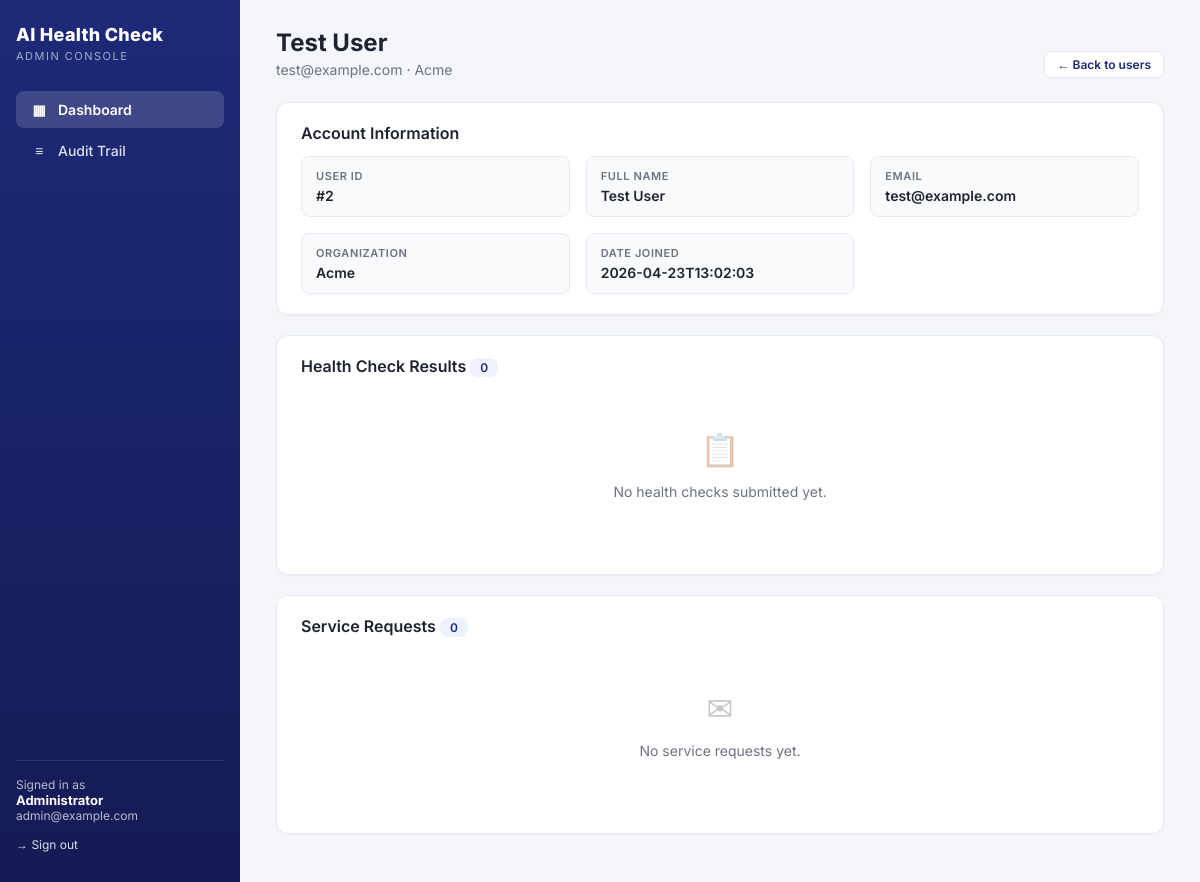
The app's page /admin/user/2 (signed in) with its own data.
### tables this page shows
CREATE TABLE users (
            id INTEGER PRIMARY KEY AUTOINCREMENT,
            name TEXT NOT NULL,
            email TEXT NOT NULL UNIQUE,
            password TEXT NOT NULL,
            organization TEXT NOT NULL,
            date_joined TEXT
        );

### main.py (the view)
@app.route('/admin/user/<int:user_id>')
@admin_required
def admin_user_detail(user_id):
    conn = sqlite3.connect(DB_NAME)
    c = conn.cursor()
    c.execute('SELECT id, name, email, organization, date_joined FROM users WHERE id = ?',
              (user_id,))
    user = c.fetchone()
    if not user:
        conn.close()
        return "User not found", 404
    c.execute('''SELECT score, message, next_step, date_submitted
                 FROM health_check_results WHERE user_id = ?
                 ORDER BY date_submitted DESC''', (user_id,))
    health_checks = c.fetchall()
    c.execute('''SELECT service_type, date_submitted FROM upgrade_requests
                 WHERE user_id = ? ORDER BY date_submitted DESC''', (user_id,))
    requests_list = c.fetchall()
    conn.close()
    log_audit('admin', session.get('admin_id'), session.get('admin_email'),
              'VIEW_USER_DETAIL', f'User ID: {user_id}, Email: {user[2]}')
    return render_template('admin_user_detail.html', user=user,
                           health_checks=health_checks, requests_list=requests_list)

### main.py (called while the page is built)
def log_audit(actor_type, actor_id, actor_email, action, details=None):
    try:
        conn = sqlite3.connect(DB_NAME)
        c = conn.cursor()
        c.execute('''
            INSERT INTO audit_logs
                (timestamp, actor_type, actor_id, actor_email, action, details, ip_address)
            VALUES (?, ?, ?, ?, ?, ?, ?)
        ''', (datetime.datetime.now().isoformat(), actor_type, actor_id,
              actor_email, action, details, request.remote_addr if request else None))
        conn.commit()
        conn.close()
    except Exception as e:
        print(f"Audit log error: {e}")

def admin_required(f):
    @wraps(f)
    def wrapper(*args, **kwargs):
        if not session.get('admin_id'):
            return redirect(url_for('admin_login'))
        return f(*args, **kwargs)
    return wrapper

### templates/admin_user_detail.html (shortened to what this page needs)
{% extends "admin_base.html" %}
{% set active = 'dashboard' %}
{% block content %}
<div class="page-head">
    <div>
        <h1>{{ user[1] }}</h1>
        <p>{{ user[2] }} · {{ user[3] }}</p>
    </div>
    <div>
        <a href="{{ url_for('admin_dashboard') }}" class="btn secondary sm">← Back to users</a>
    </div>
</div>
<div class="card">
    <h2>Account Information</h2>
    <div class="info-grid">
        <div class="info-item"><div class="k">User ID</div><div class="v">#{{ user[0] }}</div></div>
        <div class="info-item"><div class="k">Full Name</div><div class="v">{{ user[1] }}</div></div>
        <div class="info-item"><div class="k">Email</div><div class="v">{{ user[2] }}</div></div>
        <div class="info-item"><div class="k">Organization</div><div class="v">{{ user[3] }}</div></div>
        <div class="info-item"><div class="k">Date Joined</div><div class="v">{{ user[4][:19] if user[4] else '-' }}</div></div>
    </div>
</div>
<div class="card">
    <h2>Health Check Results <span class="pill">{{ health_checks|length }}</span></h2>
    {% if health_checks %}
    <div class="table-wrap">
    <table class="tbl">
        <thead>
            <tr><th>Date</th><th>Score</th><th>Message</th><th>Recommended Next Steps</th></tr>
        </thead>
        <tbody>
        {% for h in health_checks %}
            <tr>
                <td>{{ h[3][:19] if h[3] else '' }}</td>
                <td><span class="pill">{{ h[0] }}/10</span></td>
                <td><pre class="preserve">{{ h[1] }}</pre></td>
                <td><pre class="preserve">{{ h[2] }}</pre></td>
            </tr>
        {% endfor %}
        </tbody>
    </table>
    </div>
    {% else %}
        <div class="empty"><div class="ico">📋</div><p>No health checks submitted yet.</p></div>
    {% endif %}
</div>
<div class="card">
    <h2>Service Requests <span class="pill">{{ requests_list|length }}</span></h2>
    {% if requests_list %}
    <div class="table-wrap">
    <table class="tbl">
        <thead><tr><th>Date</th><th>Service</th></tr></thead>
        <tbody>
        {% for r in requests_list %}
            <tr>
                <td>{{ r[1][:19] if r[1] else '' }}</td>
                <td>{{ r[0] }}</td>
            </tr>
        {% endfor %}
        </tbody>
    </table>
    </div>
    {% else %}
        <div class="empty"><div class="ico">✉</div><p>No service requests yet.</p></div>
    {% endif %}
</div>
{% endblock %}

### templates/admin_base.html (style rules this page uses)
:root { --primary: #1e2a78; --primary-dark: #141b54; --accent: #ffb347; --accent-dark: #ff9e1b; --bg: #f4f6fb; --card: #ffffff; --text: #1d2330; --muted: #6b7280; --border: #e5e9f2; --success: #10b981; --danger: #ef4444; --warning: #f59e0b; }
* { box-sizing: border-box; }
body { margin: 0; font-family: 'Inter', system-ui, sans-serif; background: var(--bg); color: var(--text); font-size: 14px; }
a { color: var(--primary); text-decoration: none; }
.page-head { display: flex; justify-content: space-between; align-items: end; margin-bottom: 24px; flex-wrap: wrap; gap: 12px; }
.page-head h1 { margin: 0 0 4px; font-size: 24px; font-weight: 700; }
.page-head p { margin: 0; color: var(--muted); }
.card { background: var(--card); border-radius: 12px; box-shadow: 0 1px 3px rgba(0,0,0,0.04); border: 1px solid var(--border); padding: 20px 24px; margin-bottom: 20px; }
.card h2 { margin-top: 0; font-size: 16px; font-weight: 600; }
.pill { background: #eef2ff; color: var(--primary); border-radius: 8px; padding: 2px 10px; font-weight: 600; font-size: 12px; }
.btn { display: inline-block; padding: 8px 16px; background: var(--primary); color: #fff; border: none; border-radius: 7px; font-weight: 600; font-size: 13px; cursor: pointer; font-family: inherit; transition: background 0.15s, transform 0.05s; }
.btn.secondary { background: #fff; color: var(--primary); border: 1px solid var(--border); }
.btn.sm { padding: 5px 12px; font-size: 12px; }
.empty { text-align: center; padding: 40px 20px; color: var(--muted); }
.empty .ico { font-size: 32px; opacity: 0.4; margin-bottom: 8px; }
.info-grid { display: grid; grid-template-columns: repeat(auto-fit, minmax(220px, 1fr)); gap: 16px; margin-top: 8px; }
.info-item { padding: 12px 14px; background: #f9fafc; border-radius: 8px; border: 1px solid var(--border); }
.info-item .k { font-size: 11px; text-transform: uppercase; letter-spacing: 0.6px; color: var(--muted); font-weight: 600; }
.info-item .v { margin-top: 4px; font-weight: 600; }

### records on screen
users: name "Test User", email "test@example.com", organization "Acme", id "2", date_joined "2026-04-23T13:02:03"

### other values on screen
{{ session.get('admin_name') }} "Administrator"
{{ session.get('admin_email') }} "admin@example.com"
{{ health_checks|length }} "0"
{{ requests_list|length }} "0"
